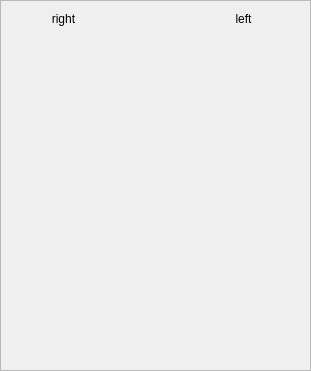
  <widget class="QFrame" name="frame_4">
   <property name="geometry">
    <rect>
     <x>860</x>
     <y>520</y>
     <width>311</width>
     <height>371</height>
    </rect>
   </property>
   <property name="frameShape">
    <enum>QFrame::StyledPanel</enum>
   </property>
   <property name="frameShadow">
    <enum>QFrame::Raised</enum>
   </property>
   <widget class="QLabel" name="label_37">
    <property name="geometry">
     <rect>
      <x>210</x>
      <y>10</y>
      <width>67</width>
      <height>17</height>
     </rect>
    </property>
    <property name="text">
     <string>left</string>
    </property>
    <property name="alignment">
     <set>Qt::AlignCenter</set>
    </property>
   </widget>
   <widget class="QLabel" name="label_38">
    <property name="geometry">
     <rect>
      <x>30</x>
      <y>10</y>
      <width>67</width>
      <height>17</height>
     </rect>
    </property>
    <property name="text">
     <string>right</string>
    </property>
    <property name="alignment">
     <set>Qt::AlignCenter</set>
    </property>
   </widget>
   <widget class="QWidget" name="verticalLayoutWidget">
    <property name="geometry">
     <rect>
      <x>230</x>
      <y>40</y>
      <width>71</width>
      <height>181</height>
     </rect>
    </property>
    <layout class="QVBoxLayout" name="leftarm_layout"/>
   </widget>
   <widget class="QWidget" name="verticalLayoutWidget_3">
    <property name="geometry">
     <rect>
      <x>30</x>
      <y>40</y>
      <width>71</width>
      <height>181</height>
     </rect>
    </property>
    <layout class="QVBoxLayout" name="rightarm_layout"/>
   </widget>
   <widget class="QWidget" name="verticalLayoutWidget_11">
    <property name="geometry">
     <rect>
      <x>190</x>
      <y>230</y>
      <width>71</width>
      <height>131</height>
     </rect>
    </property>
    <layout class="QVBoxLayout" name="leftleg_layout"/>
   </widget>
   <widget class="QWidget" name="verticalLayoutWidget_17">
    <property name="geometry">
     <rect>
      <x>80</x>
      <y>230</y>
      <width>71</width>
      <height>131</height>
     </rect>
    </property>
    <layout class="QVBoxLayout" name="rightleg_layout"/>
   </widget>
   <widget class="QWidget" name="verticalLayoutWidget_18">
    <property name="geometry">
     <rect>
      <x>130</x>
      <y>10</y>
      <width>71</width>
      <height>41</height>
     </rect>
    </property>
    <layout class="QVBoxLayout" name="head_layout"/>
   </widget>
   <widget class="QWidget" name="verticalLayoutWidget_19">
    <property name="geometry">
     <rect>
      <x>130</x>
      <y>130</y>
      <width>71</width>
      <height>61</height>
     </rect>
    </property>
    <layout class="QVBoxLayout" name="waist_layout"/>
   </widget>
   <widget class="QWidget" name="verticalLayoutWidget_36">
    <property name="geometry">
     <rect>
      <x>10</x>
      <y>40</y>
      <width>21</width>
      <height>181</height>
     </rect>
    </property>
    <layout class="QVBoxLayout" name="rightarm_safety"/>
   </widget>
   <widget class="QWidget" name="verticalLayoutWidget_37">
    <property name="geometry">
     <rect>
      <x>210</x>
      <y>40</y>
      <width>21</width>
      <height>181</height>
     </rect>
    </property>
    <layout class="QVBoxLayout" name="leftarm_safety"/>
   </widget>
   <widget class="QWidget" name="verticalLayoutWidget_38">
    <property name="geometry">
     <rect>
      <x>110</x>
      <y>10</y>
      <width>21</width>
      <height>41</height>
     </rect>
    </property>
    <layout class="QVBoxLayout" name="head_safety"/>
   </widget>
   <widget class="QWidget" name="verticalLayoutWidget_39">
    <property name="geometry">
     <rect>
      <x>110</x>
      <y>130</y>
      <width>21</width>
      <height>61</height>
     </rect>
    </property>
    <layout class="QVBoxLayout" name="waist_safety"/>
   </widget>
   <widget class="QWidget" name="verticalLayoutWidget_40">
    <property name="geometry">
     <rect>
      <x>60</x>
      <y>230</y>
      <width>21</width>
      <height>131</height>
     </rect>
    </property>
    <layout class="QVBoxLayout" name="rightleg_safety"/>
   </widget>
   <widget class="QWidget" name="verticalLayoutWidget_41">
    <property name="geometry">
     <rect>
      <x>170</x>
      <y>230</y>
      <width>21</width>
      <height>131</height>
     </rect>
    </property>
    <layout class="QVBoxLayout" name="leftleg_safety"/>
   </widget>
  </widget>
